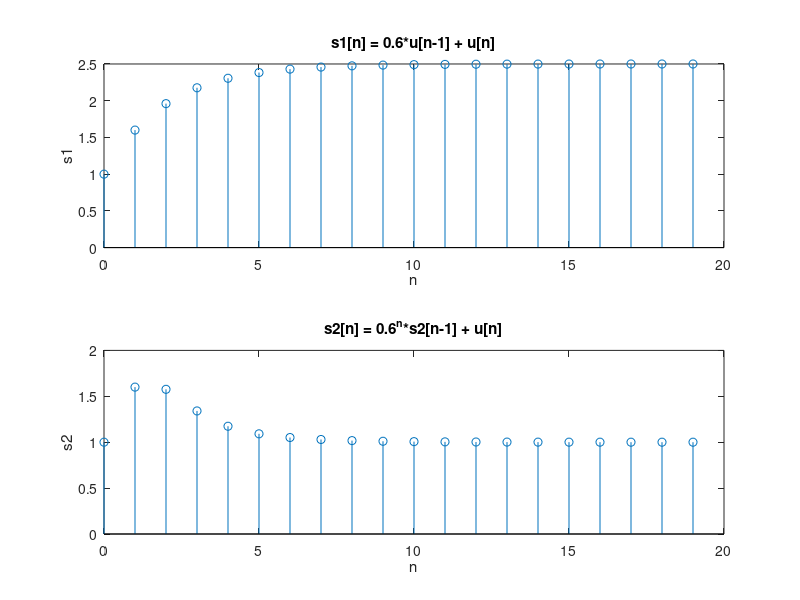

This chart was generated by the following MATLAB code:
n = 0:19;
x1 = ones(1, 20);
%System1
a1 = [1 -0.6];
b1 = [1 0];
s1 = filter(b1, a1, x1);
%System2
s2 = zeros(1, 20);
s2(1) = 1; %cuz s2(i) = 0 if i <1, s2[0] = x[0] = 1, s2[1] = s2[0] + 0;

for i = 1:19
    s2(i + 1) = 0.6^i * s2(i) +x1(i + 1);
end

subplot(2, 1, 1)
stem(n, s1)
xlabel('n');
ylabel('s1');
title('s1[n] = 0.6*u[n-1] + u[n]');
subplot(2, 1, 2)
stem(n, s2)
xlabel('n');
ylabel('s2');
title('s2[n] = 0.6^n*s2[n-1] + u[n]');
